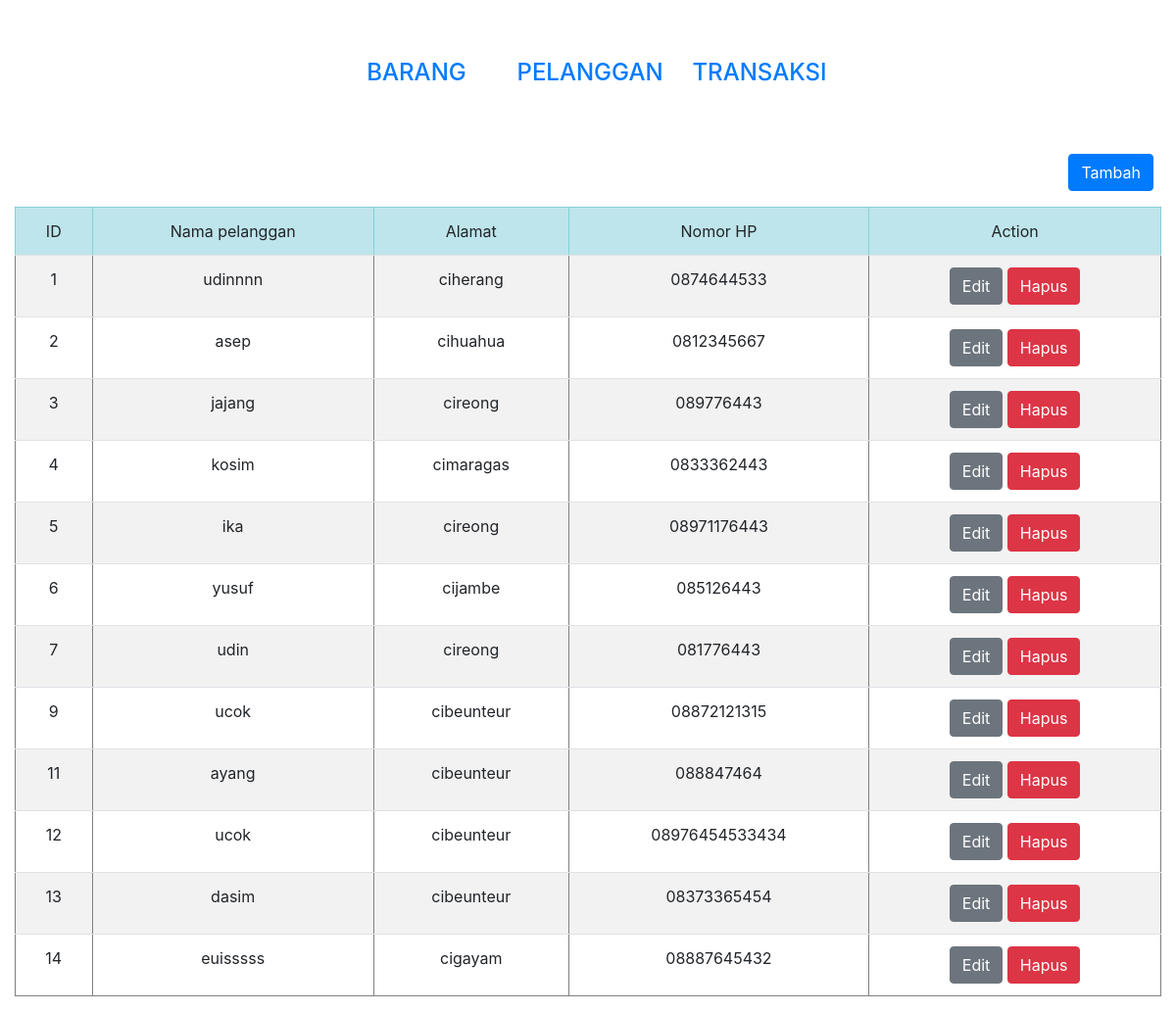
The app's page /pelanggan.php with its own data.
### tables this page shows
CREATE TABLE `pelanggan` (
  `id` int(10) NOT NULL,
  `nama` varchar(30) NOT NULL,
  `alamat` varchar(20) NOT NULL,
  `no_hp` char(15) NOT NULL
);

### pelanggan.php (the view, shortened to what this page needs)
<!DOCTYPE html>
<html lang="en">
<head>
	<link rel="stylesheet" href="https://stackpath.bootstrapcdn.com/bootstrap/4.3.1/css/bootstrap.min.css">
</head>
<body>
	<?php
		include_once("connect.php");
		$pelanggans = mysqli_query($mysqli, "SELECT * FROM pelanggan
										  ORDER BY id ASC");
	 ?>
	<div class="container-fluid">
		<div class="row" style="margin: 60px;">
			<div class="col-md-3"></div>
				<div class="col-md-2 text-center">
					<h4><a href="index.php" style="text-decoration: none;">BARANG</a></h4>
				</div>
				<div class="col-md-2 text-center">
					<h4><a href="pelanggan.php" style="text-decoration: none;">PELANGGAN</a></h4>
				</div>
				<div class="col-md-2 text-center">
					<h4><a href="transaksi.php" style="text-decoration: none;">TRANSAKSI</a></h4>
				</div>
				</div>
		<div class="row">
			<div class="col-md-12 mb-3">
				<a href="add_cust.php" class="btn btn-primary float-right mr-2">Tambah</a>
			</div>
			<div class="col-md-12">
				<table class="table table-striped table-hover" border="1">
					<thead class="table-info">
						<td class="text-center ">ID</td>
						<td class="text-center ">Nama pelanggan</td>
						<td class="text-center ">Alamat</td>
						<td class="text-center ">Nomor HP</td>
						<td class="text-center ">Action</td>
					</thead>
				<tbody>
					<?php
						while($pelanggan = mysqli_fetch_array($pelanggans)) {
							echo"
								<tr class='text-center'>
									<td>".$pelanggan['id']."</td>
									<td>".$pelanggan['nama']."</td>
									<td>".$pelanggan['alamat']."</td>
									<td>".$pelanggan['no_hp']."</td>
									<td class = 'text-center'>
									<a href='edit_cust.php?id=".$pelanggan['id']."' class ='btn btn-secondary'>Edit</a>
									<a href='#' class ='btn btn-danger' onclick = 'confirmation(".$pelanggan['id'].")'>Hapus</a>
									</td>
								</tr>
							";
						}
					 ?>
				</tbody>
			</table>
		</div>
	</div>
</div>
</body>
</html>

### records on screen
pelanggan: id "1", nama "udinnnn", alamat "ciherang", no_hp "0874644533"
pelanggan: id "2", nama "asep", alamat "cihuahua", no_hp "0812345667"
pelanggan: id "3", nama "jajang", alamat "cireong", no_hp "089776443"
pelanggan: id "4", nama "kosim", alamat "cimaragas", no_hp "0833362443"
pelanggan: id "5", nama "ika", alamat "cireong", no_hp "08971176443"
pelanggan: id "6", nama "yusuf", alamat "cijambe", no_hp "085126443"
pelanggan: id "7", nama "udin", alamat "cireong", no_hp "081776443"
pelanggan: id "9", nama "ucok", alamat "cibeunteur", no_hp "08872121315"
pelanggan: id "11", nama "ayang", alamat "cibeunteur", no_hp "088847464"
pelanggan: id "12", nama "ucok", alamat "cibeunteur", no_hp "08976454533434"
pelanggan: id "13", nama "dasim", alamat "cibeunteur", no_hp "08373365454"
pelanggan: id "14", nama "euisssss", alamat "cigayam", no_hp "08887645432"
